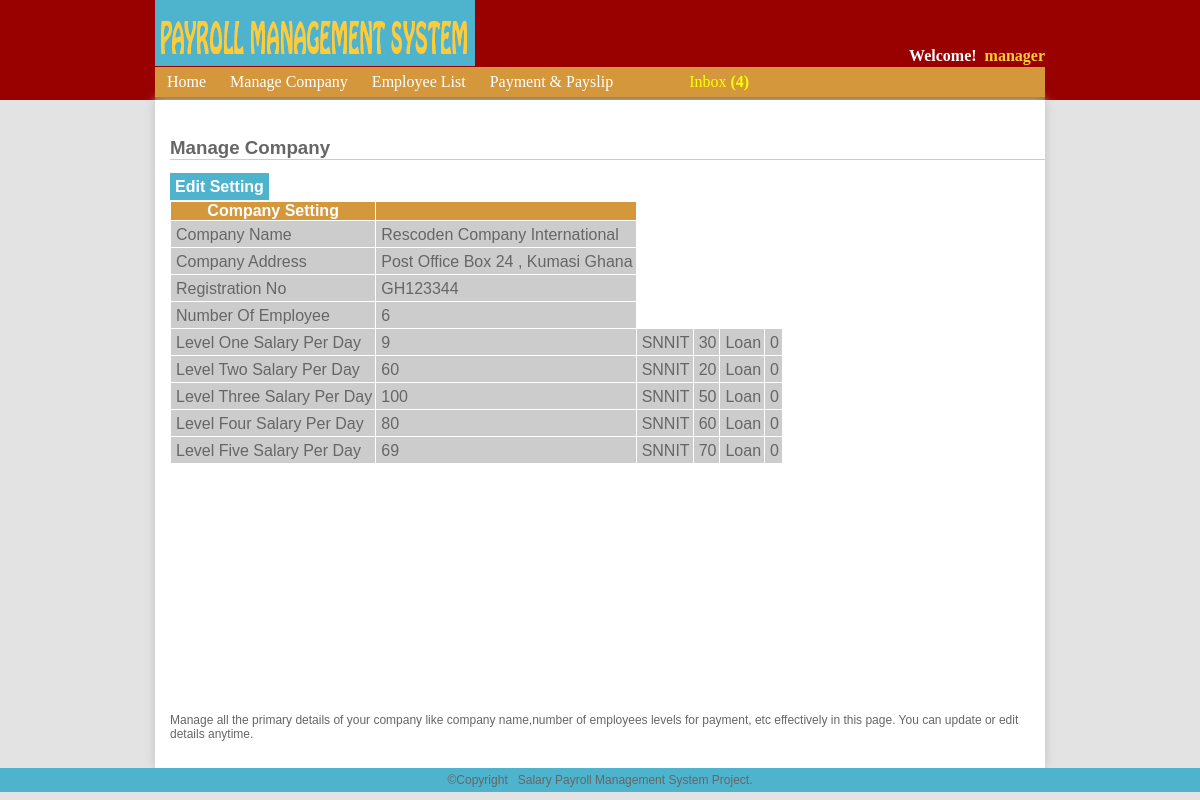
/manage-company.php (signed in), run on the app's committed database.
### tables this page shows
CREATE TABLE IF NOT EXISTS `company` (
  `compId` int(11) NOT NULL AUTO_INCREMENT,
  `compName` varchar(255) NOT NULL,
  `address` varchar(255) NOT NULL,
  `registrationNo` varchar(100) NOT NULL,
  `numberOfEmp` int(11) NOT NULL,
  `levelOne` int(11) NOT NULL,
  `levelTwo` int(11) NOT NULL,
  `levelThree` int(11) NOT NULL,
  `levelFour` int(11) NOT NULL,
  `levelFive` int(11) NOT NULL,
  `oneS` int(11) NOT NULL,
  `oneL` int(11) NOT NULL,
  `twoS` int(11) NOT NULL,
  `twoL` int(11) NOT NULL,
  `threeS` int(11) NOT NULL,
  `threeL` int(11) NOT NULL,
  `fourS` int(11) NOT NULL,
  `fourL` int(11) NOT NULL,
  `fiveS` int(11) NOT NULL,
  `fiveL` int(11) NOT NULL,
  PRIMARY KEY (`compId`)
);

### manage-company.php (the view, shortened to what this page needs)
<?php include 'includes/adminHeadAll.php';?>
<header>
 <?php include 'includes/managerMenu.php';?>
  </header>
  <div class="container">
<br/>
    <h3>Manage Company</h3>
    <div class="addemployee"> <a href="companysetting.php" title="Edit setting">Edit Setting</a></div>
     <?php
	$query=mysql_query("SELECT compId,compName,address,registrationNo,numberOfEmp,levelOne,levelTwo,levelThree,levelFour,levelFive,
						oneS,oneL,twoS,twoL,threeS,threeL,fourS,fourL,fiveS,fiveL FROM company ORDER BY compId ASC LIMIT 30");
	echo "<div class=styletable><table cellpadding=1 cellspacing=1 border=0
			<tr>
			<th>Company Setting</th>
			<th></th>
	</tr>
	";
	while($row=mysql_fetch_array($query)){
		echo "<tr><td>Company Name</td><td>". $row['compName']."</td></tr>";
		echo "<tr><td>Company Address</td><td>". $row['address']."</td></tr>";
		echo "<tr><td>Registration No</td><td>". $row['registrationNo']."</td></tr>";
		echo "<tr><td>Number Of Employee</td><td>". $row['numberOfEmp']."</td></tr>";
		echo "<tr>
		<td>Level One Salary Per Day </td><td>". $row['levelOne']."</td>
		<td>SNNIT</td><td>". $row['oneS']."</td>
		<td>Loan</td><td>". $row['oneL']."</td>
		</tr>";
		echo "<tr>
		<td>Level Two Salary Per Day</td><td>". $row['levelTwo']."</td>
		<td>SNNIT</td><td>". $row['twoS']."</td>
		<td>Loan</td><td>". $row['twoL']."</td>
		</tr>";
		echo "<tr>
		<td>Level Three Salary Per Day</td><td>". $row['levelThree']."</td>
		<td>SNNIT</td><td>". $row['threeS']."</td>
		<td>Loan</td><td>". $row['threeL']."</td>
		</tr>";
		echo "<tr>
		<td>Level Four Salary Per Day</td><td>". $row['levelFour']."</td>
		<td>SNNIT</td><td>". $row['fourS']."</td>
		<td>Loan</td><td>". $row['fourL']."</td>
		</tr>";
		echo "<tr>
		<td>Level Five Salary Per Day</td><td>". $row['levelFive']."</td>
		<td>SNNIT</td><td>". $row['fiveS']."</td>
		<td>Loan</td><td>". $row['fiveL']."</td>
		</tr>";
	}
	echo "</table></div>";
	?>
    <p>Manage all the primary details of your company like company name,number of employees levels for payment, etc effectively in this page. You can update or edit details anytime.</p>
 </div>
	 <?php include 'includes/footerAll.php';?>
</body>
</html>

### css/adminStyle.css (style rules this page uses)
body { margin:0; padding:0; background:#e3e3e3; font: 100% Georgia, "Times New Roman", Times, serif; }
.container { width:875px; margin:auto; background:white; padding-left:15px; padding-bottom:15px; min-height:400px; -webkit-box-shadow:0px 0px 10px #c0c0c0; -moz-box-shadow:0px 0px 10px #c0c0c0; box-shadow:0px 0px 10px #c0c0c0; }
header { width:890px; margin:auto; height:33px; background:#D5973C; margin-top:-33px; z-index:1; }
p { font-size:12px; color:#666; font-family:Verdana, Geneva, sans-serif; }
.styletable { overflow:auto; height:500px; }
.styletable table th { background:#D5973C; color:white; font-family:Arial, Helvetica, sans-serif; padding:0px 2px 0px 2px; }
.styletable table td { padding:5px 3px 3px 5px; margin:0; background:#ccc; color:#666; font-family:Arial, Helvetica, sans-serif; }
h3 { border-bottom:1px solid #CCC; color:#666; font-family:"Arial Black", Gadget, sans-serif; }
.addemployee { margin-bottom:5px; }
.addemployee a:link { text-decoration:none; color:white; background:#4eb4cd; padding:5px; font-weight:bold; font-family:"Arial Black", Gadget, sans-serif; }

### data on the page
company: compName "Rescoden Company International", address "Post Office Box 24 , Kumasi Ghana", registrationNo "GH123344", numberOfEmp "6", levelOne "9", oneS "30", oneL "0", levelTwo "60", twoS "20", twoL "0", levelThree "100", threeS "50", threeL "0", levelFour "80", fourS "60", fourL "0", levelFive "69", fiveS "70", fiveL "0"

### other printed values
$usernameData "manager"
$inboxMessageNew "4"
